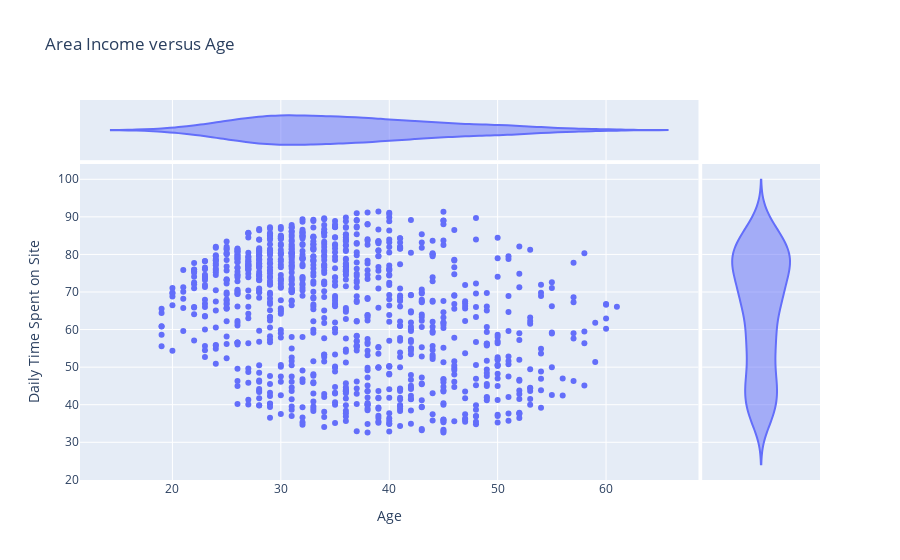

Source (notebook cell):
### Code cell
px.scatter(ad_data, x="Age", y='Daily Time Spent on Site', 
           marginal_x='violin', marginal_y='violin', 
           title="Area Income versus Age")

### Figure 1 — Plotly figure (JSON) as saved in the notebook; plotly's stock layout.template omitted (floating-point values rounded to 4 significant figures; data arrays with more than 128 entries replaced by an {"elided": "..."} marker saying what was removed)
{"data": [{"hovertemplate": "Age=%{x}<br>Daily Time Spent on Site=%{y}<extra></extra>", "legendgroup": "", "marker": {"color": "#636efa", "symbol": "circle"}, "mode": "markers", "name": "", "orientation": "v", "showlegend": false, "type": "scatter", "x": {"elided": "1000 int values"}, "xaxis": "x", "y": {"elided": "1000 float values"}, "yaxis": "y"}, {"alignmentgroup": "True", "hovertemplate": "Age=%{x}<extra></extra>", "legendgroup": "", "marker": {"color": "#636efa", "symbol": "circle"}, "name": "", "offsetgroup": "", "scalegroup": "x", "showlegend": false, "type": "violin", "x": {"elided": "1000 int values"}, "xaxis": "x3", "yaxis": "y3"}, {"alignmentgroup": "True", "hovertemplate": "Daily Time Spent on Site=%{y}<extra></extra>", "legendgroup": "", "marker": {"color": "#636efa", "symbol": "circle"}, "name": "", "offsetgroup": "", "scalegroup": "y", "showlegend": false, "type": "violin", "xaxis": "x2", "y": {"elided": "1000 float values"}, "yaxis": "y2"}], "layout": {"legend": {"tracegroupgap": 0}, "title": {"text": "Area Income versus Age"}, "xaxis": {"anchor": "y", "domain": [0, 0.8358], "title": {"text": "Age"}}, "xaxis2": {"anchor": "y2", "domain": [0.8408, 1], "matches": "x2", "showgrid": false, "showline": false, "showticklabels": false, "ticks": ""}, "xaxis3": {"anchor": "y3", "domain": [0, 0.8358], "matches": "x", "showgrid": true, "showticklabels": false}, "xaxis4": {"anchor": "y4", "domain": [0.8408, 1], "matches": "x2", "showgrid": false, "showline": false, "showticklabels": false, "ticks": ""}, "yaxis": {"anchor": "x", "domain": [0, 0.8316], "title": {"text": "Daily Time Spent on Site"}}, "yaxis2": {"anchor": "x2", "domain": [0, 0.8316], "matches": "y", "showgrid": true, "showticklabels": false}, "yaxis3": {"anchor": "x3", "domain": [0.8416, 1], "matches": "y3", "showgrid": false, "showline": false, "showticklabels": false, "ticks": ""}, "yaxis4": {"anchor": "x4", "domain": [0.8416, 1], "matches": "y3", "showgrid": true, "showline": false, "showticklabels": false, "ticks": ""}}}
